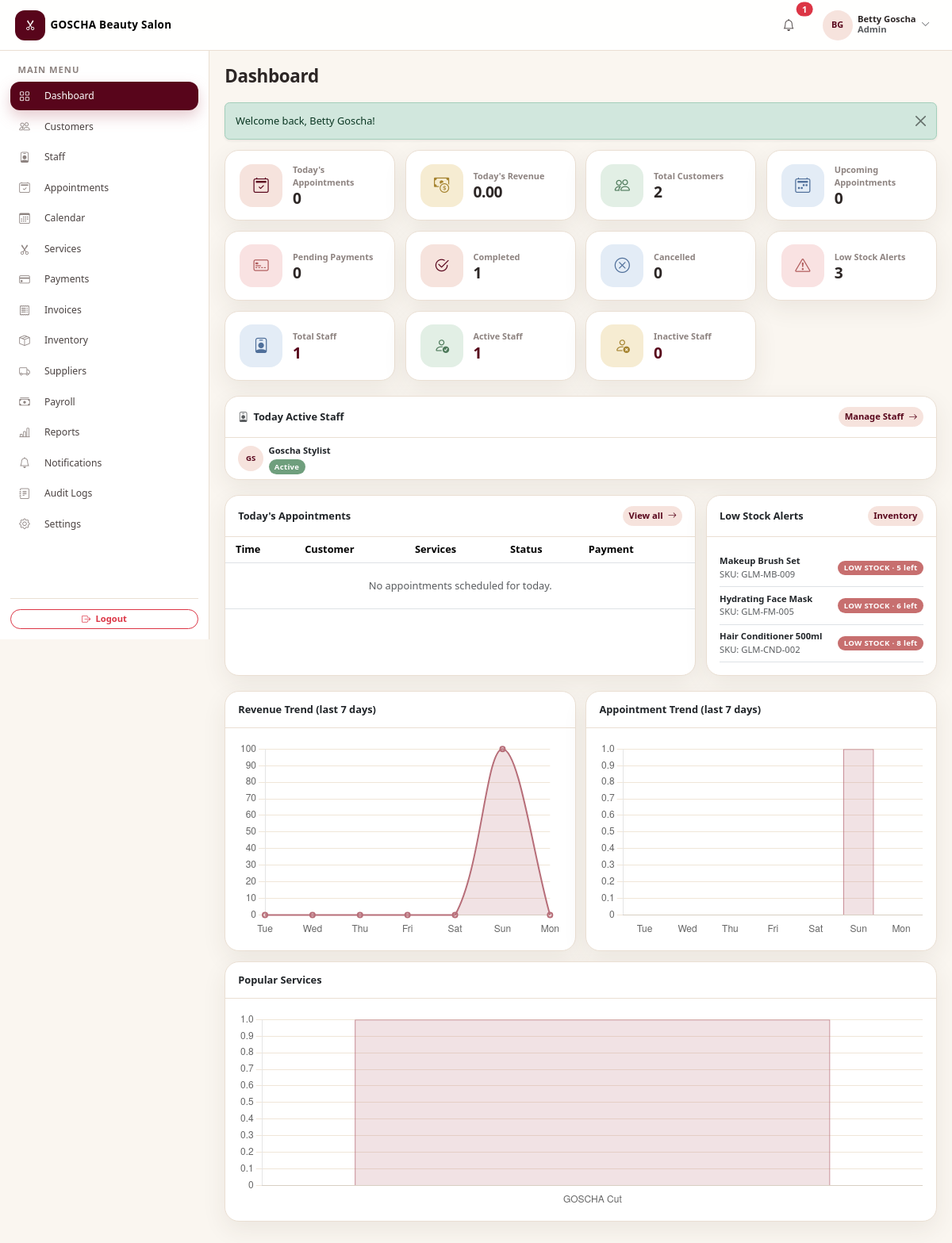
Page /admin/dashboard.php (signed in) on the committed database.
### tables this page shows
CREATE TABLE `users` (
  `id` int(11) NOT NULL AUTO_INCREMENT,
  `salon_id` int(11) NOT NULL,
  `name` varchar(100) NOT NULL,
  `first_name` varchar(100) DEFAULT NULL,
  `last_name` varchar(100) DEFAULT NULL,
  `email` varchar(255) NOT NULL,
  `phone` varchar(20) DEFAULT NULL,
  `password` varchar(255) NOT NULL,
  `role` enum('admin','receptionist') NOT NULL DEFAULT 'admin',
  `status` enum('active','inactive') NOT NULL DEFAULT 'active',
  `created_at` datetime NOT NULL DEFAULT current_timestamp(),
  `updated_at` datetime NOT NULL DEFAULT current_timestamp() ON UPDATE current_timestamp(),
  PRIMARY KEY (`id`),
  UNIQUE KEY `uq_users_email` (`email`),
  KEY `idx_users_salon` (`salon_id`),
  CONSTRAINT `fk_users_salon` FOREIGN KEY (`salon_id`) REFERENCES `salons` (`id`)
);

CREATE TABLE `salons` (
  `id` int(11) NOT NULL AUTO_INCREMENT,
  `salon_name` varchar(150) NOT NULL,
  `owner_first_name` varchar(100) DEFAULT NULL,
  `owner_last_name` varchar(100) DEFAULT NULL,
  `email` varchar(255) DEFAULT NULL,
  `phone` varchar(20) DEFAULT NULL,
  `address` varchar(255) DEFAULT NULL,
  `timezone` varchar(64) NOT NULL DEFAULT 'Africa/Addis_Ababa',
  `currency` char(3) NOT NULL DEFAULT 'ETB',
  `status` enum('active','inactive') NOT NULL DEFAULT 'active',
  `setup_completed_at` datetime DEFAULT NULL,
  `created_at` datetime NOT NULL DEFAULT current_timestamp(),
  `updated_at` datetime NOT NULL DEFAULT current_timestamp() ON UPDATE current_timestamp(),
  PRIMARY KEY (`id`),
  UNIQUE KEY `uq_salons_name` (`salon_name`),
  KEY `idx_salons_status` (`status`)
);

CREATE TABLE `staff` (
  `id` int(11) NOT NULL AUTO_INCREMENT,
  `salon_id` int(11) NOT NULL,
  `first_name` varchar(100) NOT NULL,
  `last_name` varchar(100) NOT NULL,
  `phone` varchar(20) NOT NULL,
  `email` varchar(255) DEFAULT NULL,
  `date_of_birth` date DEFAULT NULL,
  `gender` enum('female','male','other') DEFAULT NULL,
  `address` varchar(255) DEFAULT NULL,
  `emergency_contact_name` varchar(150) DEFAULT NULL,
  `emergency_contact_phone` varchar(20) DEFAULT NULL,
  `salary` decimal(10,2) DEFAULT NULL,
  `notes` text DEFAULT NULL,
  `status` enum('active','inactive') NOT NULL DEFAULT 'active',
  `created_at` datetime NOT NULL DEFAULT current_timestamp(),
  `updated_at` datetime NOT NULL DEFAULT current_timestamp() ON UPDATE current_timestamp(),
  PRIMARY KEY (`id`),
  KEY `idx_staff_name` (`last_name`,`first_name`),
  KEY `idx_staff_status` (`status`),
  KEY `idx_staff_salon` (`salon_id`),
  KEY `idx_staff_salon_list` (`salon_id`,`status`),
  CONSTRAINT `fk_staff_salon` FOREIGN KEY (`salon_id`) REFERENCES `salons` (`id`)
);

CREATE TABLE `inventory_products` (
  `id` int(11) NOT NULL AUTO_INCREMENT,
  `salon_id` int(11) NOT NULL,
  `name` varchar(150) NOT NULL,
  `sku` varchar(50) NOT NULL,
  `barcode` varchar(100) DEFAULT NULL,
  `category` varchar(100) DEFAULT NULL,
  `supplier_id` int(11) DEFAULT NULL,
  `quantity` int(11) NOT NULL DEFAULT 0,
  `minimum_stock` int(11) NOT NULL DEFAULT 5,
  `cost_price` decimal(10,2) NOT NULL DEFAULT 0.00,
  `selling_price` decimal(10,2) NOT NULL DEFAULT 0.00,
  `status` enum('active','inactive') NOT NULL DEFAULT 'active',
  `created_at` datetime NOT NULL DEFAULT current_timestamp(),
  PRIMARY KEY (`id`),
  UNIQUE KEY `uq_prod_sku` (`salon_id`,`sku`),
  KEY `idx_prod_supplier` (`supplier_id`),
  KEY `idx_inventory_products_salon` (`salon_id`),
  CONSTRAINT `fk_inventory_products_salon` FOREIGN KEY (`salon_id`) REFERENCES `salons` (`id`),
  CONSTRAINT `fk_prod_supplier` FOREIGN KEY (`supplier_id`) REFERENCES `suppliers` (`id`) ON DELETE SET NULL
);

### modules/dashboard.php (the view, shortened to what the rows shown need)
<?php
$user = current_user();
$role = $user['role'];
$salonId = current_salon_id();
function dash_one(string $sql, array $params = []): float
{
    $stmt = db()->prepare($sql);
    $stmt->execute($params);
    $row = $stmt->fetch();
    return (float)($row ? array_values($row)[0] : 0);
}
$recentStaff = [];
try {
    $stmt = db()->prepare(
        'SELECT id, CONCAT(first_name, " ", last_name) AS name, status, created_at
         FROM staff WHERE salon_id = :sid ORDER BY created_at DESC, id DESC LIMIT 5'
    );
    $stmt->execute(['sid' => $salonId]);
    $recentStaff = $stmt->fetchAll();
} catch (Throwable $e) {
}
if ($role === 'admin') {
    $revenueTrend = [];
    $apptTrend    = [];
    for ($i = 6; $i >= 0; $i--) {
        $d = date('Y-m-d', strtotime("-{$i} days"));
        $revenueTrend[] = [
            'label' => date('D', strtotime($d)),
            'value' => dash_one("SELECT COALESCE(SUM(amount),0) FROM payments WHERE salon_id = :sid AND DATE(payment_date) = :d AND status = 'completed'", ['sid' => $salonId, 'd' => $d]),
        ];
        $apptTrend[] = [
            'label' => date('D', strtotime($d)),
            'value' => dash_one("SELECT COUNT(*) FROM appointments WHERE salon_id = :sid AND appointment_date = :d", ['sid' => $salonId, 'd' => $d]),
        ];
    }
    $popularServices = [];
    try {
        $stmt = db()->prepare(
            'SELECT s.name, COUNT(*) AS c FROM appointment_services aps
             JOIN services s ON s.id = aps.service_id AND s.salon_id = aps.salon_id
             WHERE aps.salon_id = :sid
             GROUP BY s.name ORDER BY c DESC LIMIT 6'
        );
        $stmt->execute(['sid' => $salonId]);
        $popularServices = $stmt->fetchAll();
    } catch (Throwable $e) {
    }
    $paymentMethods = [];
    try {
        $stmt = db()->prepare(
            "SELECT payment_method, COALESCE(SUM(amount),0) AS total FROM payments
             WHERE salon_id = :sid AND status = 'completed' GROUP BY payment_method"
        );
        $stmt->execute(['sid' => $salonId]);
        $paymentMethods = $stmt->fetchAll();
    } catch (Throwable $e) {
    }
    $lowStockList = [];
    try {
        $stmt = db()->prepare(
            'SELECT * FROM inventory_products WHERE salon_id = :sid AND quantity <= minimum_stock ORDER BY quantity ASC LIMIT 6'
        );
        $stmt->execute(['sid' => $salonId]);
        $lowStockList = $stmt->fetchAll();
    } catch (Throwable $e) {
    }
}
include __DIR__ . '/../includes/header.php';
?>
<?php if ($role === 'admin' && $recentStaff): ?>
<div class="row g-3 mb-4">
    <div class="col-12">
        <div class="card">
            <div class="card-body py-2">
                <div class="d-flex flex-wrap gap-3">
                    <?php foreach ($recentStaff as $rs): ?>
                        <div class="d-flex align-items-center gap-2">
                            <span class="avatar" style="width:32px;height:32px;font-size:.75rem;"><?php echo e(initials($rs['name'])); ?></span>
                            <div>
                                <a href="<?php echo can('staff') ? 'staff.php?action=view&id=' . (int)$rs['id'] : '#'; ?>" class="fw-semibold small text-body text-decoration-none"><?php echo e($rs['name']); ?></a>
                                <div><?php echo status_badge($rs['status']); ?></div>
                            </div>
                        </div>
                    <?php endforeach; ?>
                </div>
            </div>
        </div>
    </div>
</div>
<?php endif; ?>
<div class="row g-3 mb-4">
    <div class="col-lg-8">
        <div class="card h-100">
            <div class="card-body p-0 table-responsive">
                <table class="table table-hover align-middle mb-0">
                    <thead>
                        <tr><th class="ps-3">Time</th><th>Customer</th><th>Services</th><th>Status</th><th class="pe-3">Payment</th></tr>
                    </thead>
                </table>
            </div>
        </div>
    </div>
    <div class="col-lg-4">
        <?php if ($role === 'admin'): ?>
            <div class="card h-100">
                <div class="card-body">
                    <?php if (!$lowStockList): ?>
                        <div class="empty-state py-4">
                            <div class="icon" style="font-size:2rem;"><i class="bi bi-box-seam"></i></div>
                            <p class="text-muted mb-0">All products are sufficiently stocked.</p>
                        </div>
                    <?php else: foreach ($lowStockList as $p): ?>
                        <div class="d-flex align-items-center justify-content-between py-2 border-bottom">
                            <div>
                                <div class="fw-semibold small"><?php echo e($p['name']); ?></div>
                                <div class="small text-muted">SKU: <?php echo e($p['sku']); ?></div>
                            </div>
                            <span class="badge badge-status bg-danger">LOW STOCK · <?php echo (int)$p['quantity']; ?> left</span>
                        </div>
                    <?php endforeach; endif; ?>
                </div>
            </div>
        <?php endif; ?>
    </div>
</div>
<script>
document.addEventListener('DOMContentLoaded', function () {
    <?php if ($role === 'admin'): ?>
        bsaiChart('revChart', 'line', <?php echo json_encode(array_column($revenueTrend, 'label')); ?>, <?php echo json_encode(array_map(fn($r) => (float)$r['value'], $revenueTrend)); ?>, { label: 'Revenue (<?php echo e(currency()); ?>)' });
        bsaiChart('apptChart', 'bar', <?php echo json_encode(array_column($apptTrend, 'label')); ?>, <?php echo json_encode(array_map(fn($r) => (int)$r['value'], $apptTrend)); ?>, { label: 'Appointments' });
        bsaiChart('svcChart', 'bar', <?php echo json_encode(array_column($popularServices, 'name')); ?>, <?php echo json_encode(array_map(fn($r) => (int)$r['c'], $popularServices)); ?>, { label: 'Bookings' });
        bsaiChart('payChart', 'doughnut', <?php echo json_encode(array_column($paymentMethods, 'payment_method')); ?>, <?php echo json_encode(array_map(fn($r) => (float)$r['total'], $paymentMethods)); ?>, { label: 'Amount' });
    <?php endif; ?>
});
</script>
<?php include __DIR__ . '/../includes/footer.php'; ?>

### includes/navbar.php (shortened to what the rows shown need)
<?php
$user = current_user();
$isAdmin = is_admin();
$base = $isAdmin ? 'admin' : 'receptionist';
$dashUrl = base_url($base . '/dashboard.php');
?>
<nav class="navbar app-navbar navbar-expand-lg sticky-top">
    <div class="container-fluid px-3 px-lg-4">
        <?php $brandLogo = salon_logo_url(); ?>
        <a class="navbar-brand d-flex align-items-center gap-2 fw-semibold" href="<?php echo $dashUrl; ?>">
            <?php if ($brandLogo !== ''): ?>
                <img src="<?php echo e($brandLogo); ?>" alt="<?php echo e(salon_name()); ?> logo" class="brand-logo">
            <?php else: ?>
                <span class="brand-mark"><i class="bi bi-scissors"></i></span>
            <?php endif; ?>
            <span class="brand-name d-none d-sm-inline"><?php echo e(salon_name()); ?></span>
        </a>
        <div class="d-flex align-items-center gap-2 gap-lg-3 ms-auto">
            <div class="dropdown">
                <button class="btn btn-user d-flex align-items-center gap-2" type="button" data-bs-toggle="dropdown" aria-expanded="false">
                    <span class="avatar"><?php echo e(initials($user['name'])); ?></span>
                    <span class="d-none d-md-block text-start">
                        <span class="d-block user-name small lh-1"><?php echo e($user['name']); ?></span>
                        <span class="d-block user-role small text-muted"><?php echo e(ucfirst($user['role'])); ?></span>
                    </span>
                    <i class="bi bi-chevron-down small text-muted"></i>
                </button>
            </div>
        </div>
    </div>
</nav>

### includes/functions.php (shortened to what the rows shown need)
<?php
function e($value): string
{
    return htmlspecialchars((string)$value, ENT_QUOTES, 'UTF-8');
}
function base_url(string $path = ''): string
{
    static $base = null;
    if ($base === null) {
        $rootDir   = realpath(dirname(__DIR__));
        $scriptDir = realpath(dirname($_SERVER['SCRIPT_FILENAME'] ?? __DIR__));
        $depth = 0;
        $dir   = $scriptDir;
        while ($dir && $rootDir && realpath($dir) !== $rootDir && strpos(realpath($dir), $rootDir) === 0) {
            $depth++;
            $dir = dirname($dir);
        }
        $base = str_repeat('../', $depth);
    }
    return $base . $path;
}
function currency(): string
{
    return get_setting('currency', 'ETB');
}
function initials(string $name): string
{
    $parts = preg_split('/\s+/', trim($name));
    $out = '';
    foreach (array_slice($parts, 0, 2) as $p) {
        if ($p !== '') {
            $out .= mb_substr($p, 0, 1);
        }
    }
    return strtoupper($out ?: '?');
}
function &_settings_cache(): array
{
    static $cache = [];
    return $cache;
}
function settings_salon_id(): int
{
    if (function_exists('default_salon_id')) {
        $id = default_salon_id();
        if ($id > 0) {
            return $id;
        }
    }
}
function get_setting(string $key, $default = null)
{
    $salonId = settings_salon_id();
    $cache =& _settings_cache();
    if (($cache['_generation'] ?? -1) !== settings_cache_generation()
        || !isset($cache['_salons'][$salonId])) {
        $loaded = [];
        try {
            $stmt = db()->prepare(
                'SELECT setting_key, setting_value FROM settings WHERE salon_id = :sid'
            );
            $stmt->execute(['sid' => $salonId]);
            foreach ($stmt->fetchAll() as $row) {
                $loaded[$row['setting_key']] = $row['setting_value'];
            }
        } catch (Throwable $e) {
        }
        if (!isset($cache['_salons']) || !is_array($cache['_salons'])) {
            $cache['_salons'] = [];
        }
        $cache['_salons'][$salonId] = $loaded;
    }
    $value = $cache['_salons'][$salonId][$key] ?? null;
    return ($value !== null && $value !== '') ? $value : $default;
}
function settings_cache_generation(): int
{
    return (int)($GLOBALS['__settings_cache_generation'] ?? 0);
}
function salon_name(): string
{
    if (function_exists('salon_profile')) {
        $profile = salon_profile();
        if (is_array($profile) && trim((string)($profile['salon_name'] ?? '')) !== '') {
            return (string)$profile['salon_name'];
        }
    }
    $mirrored = trim((string)get_setting('salon_name', ''));
    return $mirrored !== '' ? $mirrored : 'Your Salon';
}
function salon_logo_path(): string
{
    return trim((string)get_setting('salon_logo', ''));
}
function salon_logo_url(): string
{
    $path = salon_logo_path();
    if ($path === '') {
        return '';
    }
    $normalized = ltrim(str_replace('\\', '/', $path), '/');
    $url = base_url($normalized);
    return $url;
}
function status_badge(string $status): string
{
    $map = [
        'active'      => 'success',
        'inactive'    => 'secondary',
        'paid'        => 'success',
        'pending'     => 'warning',
        'partial'     => 'info',
        'refunded'    => 'danger',
        'unpaid'      => 'danger',
        'void'        => 'secondary',
        'confirmed'   => 'primary',
        'in_progress' => 'info',
        'completed'   => 'success',
        'cancelled'   => 'danger',
        'no_show'     => 'secondary',
        'waiting'     => 'warning',
        'converted'   => 'success',
    ];
    $class = $map[strtolower($status)] ?? 'secondary';
    return '<span class="badge badge-status bg-' . $class . '">' . e(ucwords(str_replace('_', ' ', $status))) . '</span>';
}

### rows in the picture
users: salon.salon_name "GOSCHA Beauty Salon", name "BG", name "Betty Goscha", role "Admin"
staff: name "GS", name "Goscha Stylist", status "Active"
inventory_products: name "Makeup Brush Set", sku "GLM-MB-009", quantity "5"
inventory_products: name "Hydrating Face Mask", sku "GLM-FM-005", quantity "6"
inventory_products: name "Hair Conditioner 500ml", sku "GLM-CND-002", quantity "8"

### other values in the picture
$unreadCount "1"
$label "Dashboard"
$label "Customers"
$label "Staff"
$label "Appointments"
$label "Calendar"
$label "Services"
$label "Payments"
$label "Invoices"
$label "Inventory"
$label "Suppliers"
$label "Payroll"
$label "Reports"
$label "Notifications"
$label "Audit Logs"
